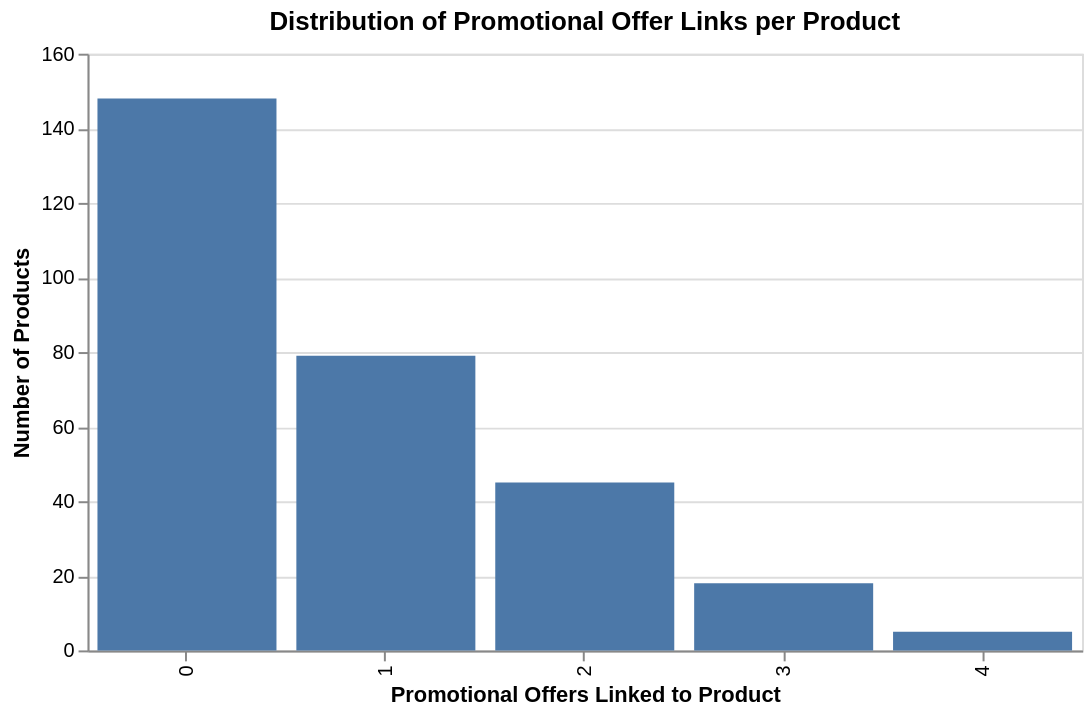

Notebook code cell kept with this figure:
### Code cell
promotion_count_distribution = (
    product_promotion_summary["promotional_offer_count"]
    .value_counts()
    .sort_index()
    .reset_index()
)

promotion_count_distribution.columns = [
    "promotional_offer_count",
    "product_count"
]

alt.Chart(promotion_count_distribution).mark_bar().encode(
    x=alt.X("promotional_offer_count:O", title="Promotional Offers Linked to Product"),
    y=alt.Y("product_count:Q", title="Number of Products"),
    tooltip=["promotional_offer_count", "product_count"]
).properties(
    title="Distribution of Promotional Offer Links per Product",
    width=500,
    height=300
)

### Figure 1 — Vega-Lite specification as saved in the notebook (floating-point values rounded to 4 significant figures)
{"config": {"view": {"continuousWidth": 300, "continuousHeight": 300}}, "data": {"name": "data-730e39a584dd818d513c0c8ff5e45030"}, "mark": {"type": "bar"}, "encoding": {"tooltip": [{"field": "promotional_offer_count", "type": "quantitative"}, {"field": "product_count", "type": "quantitative"}], "x": {"field": "promotional_offer_count", "title": "Promotional Offers Linked to Product", "type": "ordinal"}, "y": {"field": "product_count", "title": "Number of Products", "type": "quantitative"}}, "height": 300, "title": "Distribution of Promotional Offer Links per Product", "width": 500, "$schema": "https://vega.github.io/schema/vega-lite/v5.20.1.json", "datasets": {"data-730e39a584dd818d513c0c8ff5e45030": [{"promotional_offer_count": 0, "product_count": 148}, {"promotional_offer_count": 1, "product_count": 79}, {"promotional_offer_count": 2, "product_count": 45}, {"promotional_offer_count": 3, "product_count": 18}, {"promotional_offer_count": 4, "product_count": 5}]}}
